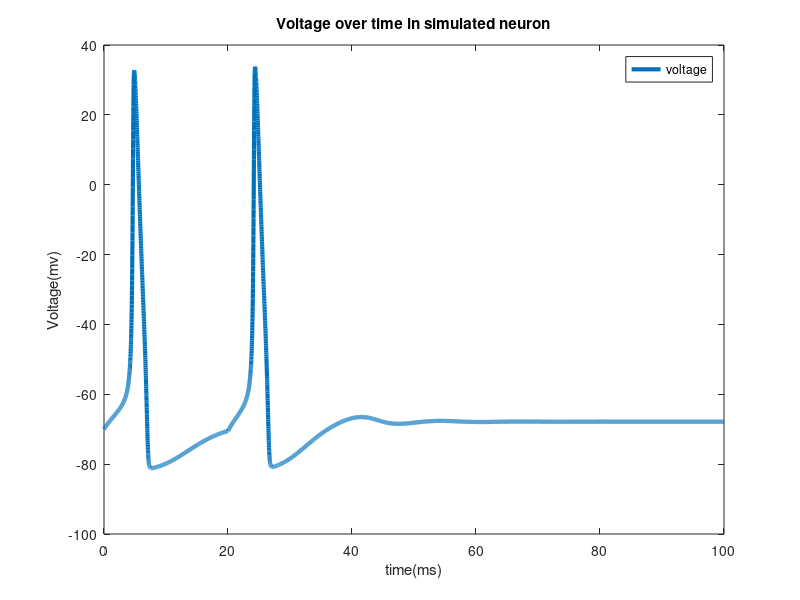
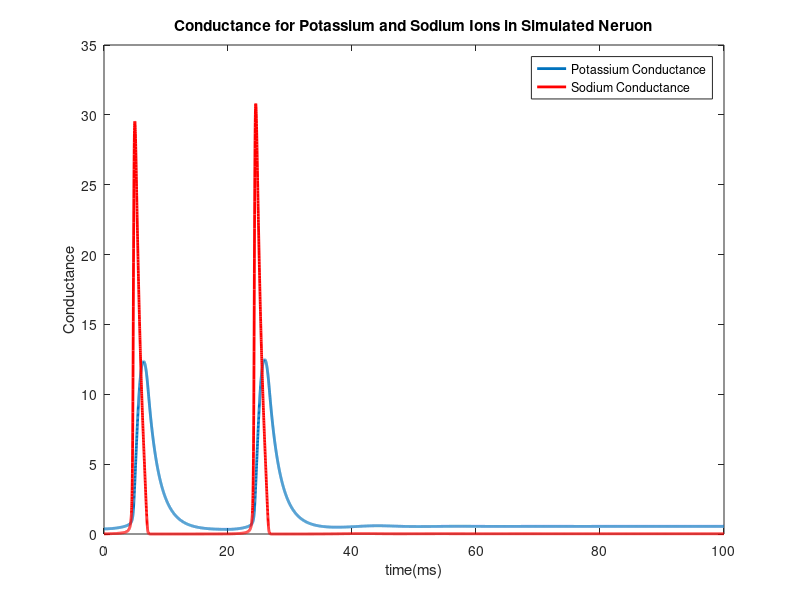
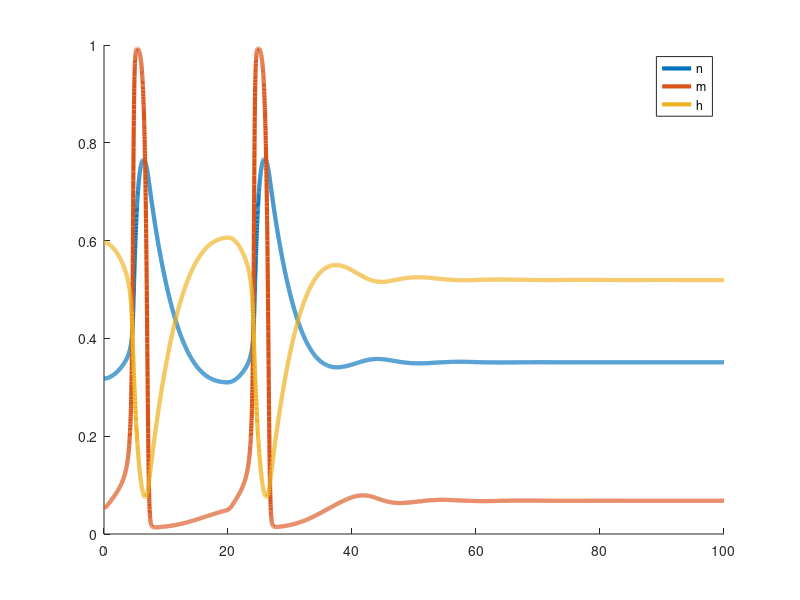

Source code (MATLAB) for these figures, in order:
%% Simple simulation code for Hodgkin-Huxley Model

close all
clear 
clc

simulationTime = 100;
deltaT = 0.01;
t = 0:deltaT:simulationTime;

changeTimes = [0];
currentLevels = [3];

I(1:500) = currentLevels;
I(501:2000) = 0;
I(2001:numel(t)) = currentLevels;

% Table 3
gbar_K = 36; gbar_Na = 120; gbar_L = 0.3;
E_K = -12; E_Na = 115; E_L = 10.6;
C = 1;

V = 0;
alpha_n = 0.01*((10-V)/(exp((10-V)/10)-1)); % Equation 12
beta_n = 0.125 * exp(-V/80); % Equation 13
alpha_m = 0.1*((25-V)/(exp((25-V)/10)-1)); % Equation 20
beta_m = 4*exp(-V/18); % Equation 21
alpha_h = 0.07*exp(-V/20); % Equation 23
beta_h = 1/(exp((30-V)/10)+1); % Equation 24

n(1) = alpha_n/(alpha_n+beta_n); % Equation 9
m(1) = alpha_m/(alpha_m+beta_m); % Equation 18
h(1) = alpha_h/(alpha_h+beta_h); % Equation 18

for i=1:numel(t)-1
    alpha_n(i) = 0.01*((10-V(i))/(exp((10-V(i))/10)-1));
    beta_n(i) = 0.125 * exp(-V(i)/80);
    alpha_m(i) = 0.1*((25-V(i))/(exp((25-V(i))/10)-1));
    beta_m(i) = 4*exp(-V(i)/18);
    alpha_h(i) = 0.07*exp(-V(i)/20);
    beta_h(i) = 1/(exp((30-V(i))/10)+1);

    I_Na = (m(i)^3)*gbar_Na*h(i)*(V(i)-E_Na); % Equation 3 and 14
    I_K = (n(i)^4)*gbar_K*(V(i)-E_K); % Equation 4 and 6
    I_L = gbar_L*(V(i)-E_L); % Equation 5
    I_ion = I(i)-I_K-I_Na-I_L;

    V(i+1) = V(i)+deltaT*I_ion/C;
    n(i+1) = n(i)+deltaT*(alpha_n(i)*(1-n(i))-beta_n(i)*n(i)); % Equation 7
    m(i+1) = m(i)+deltaT*(alpha_m(i)*(1-m(i))-beta_m(i)*m(i)); % Equation 15
    h(i+1) = h(i)+deltaT*(alpha_h(i)*(1-h(i))-beta_h(i)*h(i)); % Equation 16

end

V = V-70;
plot(t,V,'LineWidth',3)
hold on
legend({'voltage'})
ylabel('Voltage(mv)')
xlabel('time(ms)')
title('Voltage over time in simulated neuron')

figure()
p1 = plot(t,gbar_K*n.^4,'LineWidth',2);
hold on
p2 = plot(t,gbar_Na*(m.^3).*h,'r','LineWidth',2);
legend([p1,p2],'Potassium Conductance','Sodium Conductance')
ylabel('Conductance')
xlabel('time(ms)')
title('Conductance for Potassium and Sodium Ions in Simulated Neruon')

figure()
hold on
plot(t,n,'LineWidth',3)
plot(t,m,'LineWidth',3)
plot(t,h,'LineWidth',3)
legend({'n','m','h'})
hold off




